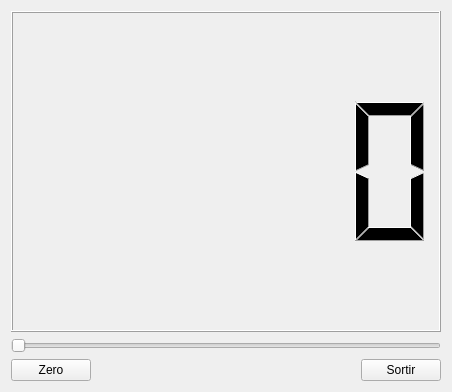
<?xml version="1.0" encoding="UTF-8"?>
<ui version="4.0">
 <class>MyForm</class>
 <widget class="QWidget" name="MyForm">
  <property name="geometry">
   <rect>
    <x>0</x>
    <y>0</y>
    <width>452</width>
    <height>392</height>
   </rect>
  </property>
  <property name="windowTitle">
   <string>Form</string>
  </property>
  <layout class="QVBoxLayout" name="verticalLayout">
   <item>
    <widget class="MyLCDNumber" name="lcdNumber"/>
   </item>
   <item>
    <widget class="QSlider" name="horizontalSlider">
     <property name="orientation">
      <enum>Qt::Horizontal</enum>
     </property>
    </widget>
   </item>
   <item>
    <layout class="QHBoxLayout" name="horizontalLayout">
     <item>
      <widget class="QPushButton" name="pushButton">
       <property name="text">
        <string>Zero</string>
       </property>
      </widget>
     </item>
     <item>
      <spacer name="horizontalSpacer">
       <property name="orientation">
        <enum>Qt::Horizontal</enum>
       </property>
       <property name="sizeHint" stdset="0">
        <size>
         <width>40</width>
         <height>20</height>
        </size>
       </property>
      </spacer>
     </item>
     <item>
      <widget class="QPushButton" name="pushButton_2">
       <property name="text">
        <string>Sortir</string>
       </property>
      </widget>
     </item>
    </layout>
   </item>
  </layout>
 </widget>
 <customwidgets>
  <customwidget>
   <class>MyLCDNumber</class>
   <extends>QLCDNumber</extends>
   <header>MyLCDNumber.h</header>
   <slots>
    <slot>actualitza(int)</slot>
    <slot>reset()</slot>
   </slots>
  </customwidget>
 </customwidgets>
 <resources/>
 <connections>
  <connection>
   <sender>pushButton_2</sender>
   <signal>clicked()</signal>
   <receiver>MyForm</receiver>
   <slot>close()</slot>
   <hints>
    <hint type="sourcelabel">
     <x>441</x>
     <y>306</y>
    </hint>
    <hint type="destinationlabel">
     <x>406</x>
     <y>372</y>
    </hint>
   </hints>
  </connection>
  <connection>
   <sender>horizontalSlider</sender>
   <signal>valueChanged(int)</signal>
   <receiver>lcdNumber</receiver>
   <slot>actualitza(int)</slot>
   <hints>
    <hint type="sourcelabel">
     <x>336</x>
     <y>205</y>
    </hint>
    <hint type="destinationlabel">
     <x>336</x>
     <y>144</y>
    </hint>
   </hints>
  </connection>
  <connection>
   <sender>pushButton</sender>
   <signal>clicked()</signal>
   <receiver>lcdNumber</receiver>
   <slot>reset()</slot>
   <hints>
    <hint type="sourcelabel">
     <x>37</x>
     <y>295</y>
    </hint>
    <hint type="destinationlabel">
     <x>53</x>
     <y>100</y>
    </hint>
   </hints>
  </connection>
 </connections>
</ui>
